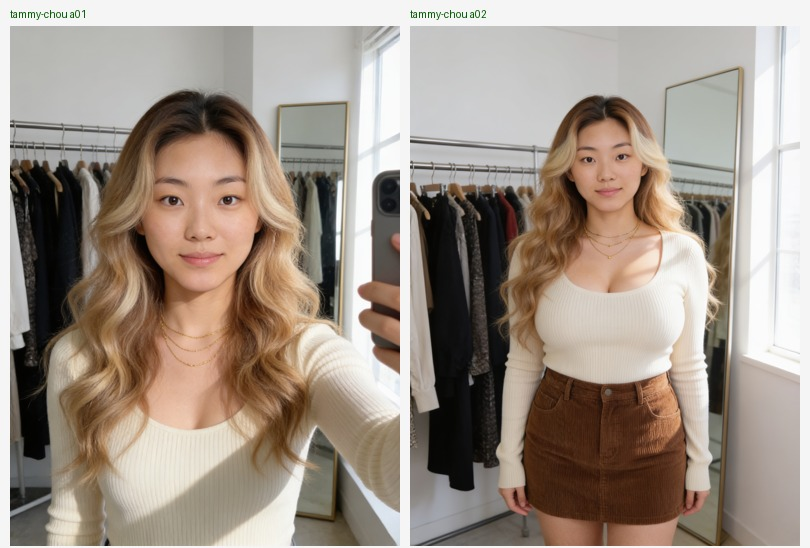
#> input picture review/beauty_test/sheet.jpg, 810 x 548 px, given in place of H-coco-wu_m4r20_A.png, which was not available
$ python grade.py ../../beauty_test/sheet.jpg
#> lines starting #> are read from the running program, lines starting #| are printed output that depends on the picture; after the words box and inside, x2 and y2 are one past the last pixel; in counts of white or black regions, pixels touching at a corner belong together; pictures that were not available may be replaced by others from this repository, and a replacement may not be noted
# M-4 R21：3 張本機調色（只調明暗與色彩；不改臉、身體、服裝、姿態或場景；不覆蓋原圖）。
# 每張各自的參數寫在 GRADES；輸出 <套別>_m4r20_<A|B>_grade_r21.png 存在原圖旁，並印出調色前後的量測。
# 用法：python3 review/calendar/m4_r21/grade.py [--preview 輸出資料夾]
import json, os, sys
import numpy as np
from PIL import Image

ROOT = os.path.abspath(os.path.join(os.path.dirname(__file__), '..', '..', '..'))
DIR = 'kols/{pid}/images/calendar_2027_batch1/{sid}_m4r20_{v}.png'
GRADES = [
    {'set': 'H-coco-wu', 'pid': 'coco-wu', 'v': 'A', 'why': 'Penny：提高明亮度與飽和度，改善暗淡感',
     'gamma': 0.84, 'vibrance': 0.16, 'skin_vibrance': 0.05, 'warmth': 0.0},
    {'set': 'V-miu-shiraishi', 'pid': 'miu-shiraishi', 'v': 'B', 'why': 'Penny：保留 B 的人物與構圖，以 A 的整體明暗、色彩作視覺參考，改善 B 的暗淡感',
     'match': 'A', 'match_strength': 0.85, 'vibrance': 0.10, 'skin_vibrance': 0.04, 'warmth': 0.0},
    {'set': 'V-luna-tanaka', 'pid': 'luna-tanaka', 'v': 'B', 'why': 'Penny：適度提高明亮度與飽和度',
     'gamma': 0.88, 'vibrance': 0.08, 'skin_vibrance': 0.03, 'warmth': 0.0},
]
W = np.array([0.2126, 0.7152, 0.0722])


def load(p):
    return np.asarray(Image.open(os.path.join(ROOT, p)).convert('RGB')).astype(np.float64) / 255.0


def luma(a):
    return a @ W


def stats(a):
    Y = luma(a)
    mx, mn = a.max(-1), a.min(-1)
    sat = np.where(mx > 1e-6, (mx - mn) / np.maximum(mx, 1e-6), 0)
    return {'Y_p5': round(float(np.percentile(Y, 5)), 3), 'Y_p50': round(float(np.percentile(Y, 50)), 3), 'Y_p95': round(float(np.percentile(Y, 95)), 3),
            'Y_mean': round(float(Y.mean()), 3), 'sat_mean': round(float(sat.mean()), 3),
            'clipped_pct': round(float((mx > 0.985).mean() * 100), 2), 'crushed_pct': round(float((mx < 0.015).mean() * 100), 2)}


def curve_from_points(xs, ys):
    """單調三次（Fritsch–Carlson）通過控制點的明暗曲線，回傳 1024 格查表。"""
    xs, ys = np.asarray(xs, float), np.asarray(ys, float)
    d = np.diff(ys) / np.diff(xs)
    m = np.concatenate([[d[0]], (d[:-1] + d[1:]) / 2, [d[-1]]])
    for i in range(len(d)):
        if d[i] == 0:
            m[i] = m[i + 1] = 0
        else:
            a, b = m[i] / d[i], m[i + 1] / d[i]
            s = a * a + b * b
            if s > 9:
                t = 3 / np.sqrt(s); m[i] = t * a * d[i]; m[i + 1] = t * b * d[i]
    x = np.linspace(0, 1, 1024)
    k = np.clip(np.searchsorted(xs, x) - 1, 0, len(xs) - 2)
    h = xs[k + 1] - xs[k]; t = (x - xs[k]) / h
    h00, h10, h01, h11 = 2*t**3 - 3*t**2 + 1, t**3 - 2*t**2 + t, -2*t**3 + 3*t**2, t**3 - t**2
    return np.clip(h00 * ys[k] + h10 * h * m[k] + h01 * ys[k + 1] + h11 * h * m[k + 1], 0, 1)


def skin_mask(a):
    """膚色區（色相約 0–50°、中低飽和、亮度中等）的柔性遮罩，用來降低膚色的飽和度提升。"""
    r, g, b = a[..., 0], a[..., 1], a[..., 2]
    mx, mn = a.max(-1), a.min(-1)
    sat = np.where(mx > 1e-6, (mx - mn) / np.maximum(mx, 1e-6), 0)
    warm = (r >= g) & (g >= b * 0.9)
    m = warm & (sat > 0.08) & (sat < 0.6) & (mx > 0.25)
    return m.astype(np.float64)


def grade(a, g, ref=None):
    Y = luma(a)
    if 'match' in g:
        q = [1, 5, 25, 50, 75, 95, 99.5]
        src = np.percentile(Y, q)
        tgt = np.percentile(luma(ref), q)
        tgt = src + g['match_strength'] * (tgt - src)
        tgt[-1] = min(tgt[-1], src[-1] + 0.25 * (1 - src[-1]))  # 最亮處只小幅提升，保留高光細節
        xs = np.concatenate([[0], src, [1]]); ys = np.concatenate([[0], tgt, [1]])
        xs, idx = np.unique(xs, return_index=True); ys = np.maximum.accumulate(ys[idx])
        lut = curve_from_points(xs, ys)
    else:
        lut = np.linspace(0, 1, 1024) ** g['gamma']
    Y2 = lut[np.clip((Y * 1023).round().astype(int), 0, 1023)]
    ratio = np.where(Y > 1e-4, Y2 / np.maximum(Y, 1e-4), 1.0)[..., None]
    out = a * ratio
    # 高光保護：超出 1 的像素往其亮度收，保留色相、不硬剪
    over = out.max(-1, keepdims=True)
    k = np.where(over > 1, (1 - Y2[..., None]) / np.maximum(over - Y2[..., None], 1e-6), 1.0)
    out = Y2[..., None] + (out - Y2[..., None]) * np.clip(k, 0, 1)
    # 自然飽和度：原本越不飽和的提升越多；膚色區只小幅提升
    Yo = luma(out)[..., None]
    mx, mn = out.max(-1, keepdims=True), out.min(-1, keepdims=True)
    sat = np.where(mx > 1e-6, (mx - mn) / np.maximum(mx, 1e-6), 0)
    if ref is not None:
        rs, os_ = stats(ref)['sat_mean'], stats(out)['sat_mean']
        extra = g['vibrance'] + max(0.0, min(0.25, rs / max(os_, 1e-6) - 1))
    else:
        extra = g['vibrance']
    skin = skin_mask(a)[..., None]
    amt = (extra * (1 - sat)) * (1 - skin) + g['skin_vibrance'] * skin
    # 飽和度提升不把任一色版推過 1（避免新增剪白）、也不推到 0 以下
    hi = np.where(mx - Yo > 1e-6, (1 - Yo) / np.maximum(mx - Yo, 1e-6), np.inf)
    lo = np.where(Yo - mn > 1e-6, Yo / np.maximum(Yo - mn, 1e-6), np.inf)
    amt = np.minimum(amt, np.maximum(np.minimum(hi, lo) - 1, 0))
    out = Yo + (out - Yo) * (1 + amt)
    # 高光柔肩：0.9 以上逐漸收斂，原本未剪白的亮部不被推成死白
    K = 0.9
    knee = lambda x: np.where(x > K, K + (1 - K) * np.tanh((x - K) / (1 - K)), x)
    out = np.where(a.max(-1, keepdims=True) > 0.985, out, knee(out))
    return np.clip(out, 0, 1), {'curve': 'percentile match to A' if 'match' in g else f"gamma {g['gamma']}", 'vibrance_used': round(float(extra), 3)}


def main():
    prev = sys.argv[sys.argv.index('--preview') + 1] if '--preview' in sys.argv else None
    rep = []
    for g in GRADES:
        src = DIR.format(pid=g['pid'], sid=g['set'], v=g['v'])
        a = load(src)
        ref = load(DIR.format(pid=g['pid'], sid=g['set'], v=g['match'])) if 'match' in g else None
        out, how = grade(a, g, ref)
#> in grade, `mx, mn = out.max(-1, keepdims=True), out.min(-1, keepdims=True)`:
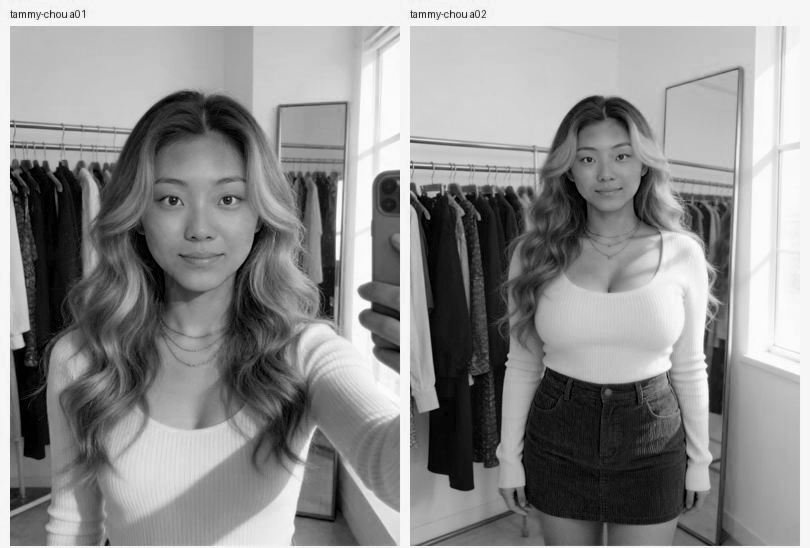
#> mn: shape (548, 810, 1) float64; min 0, max 1, mean 0.565
#> in grade, `sat = np.where(mx > 1e-6, (mx - mn) / np.maximum(mx, 1e-6), 0)`:
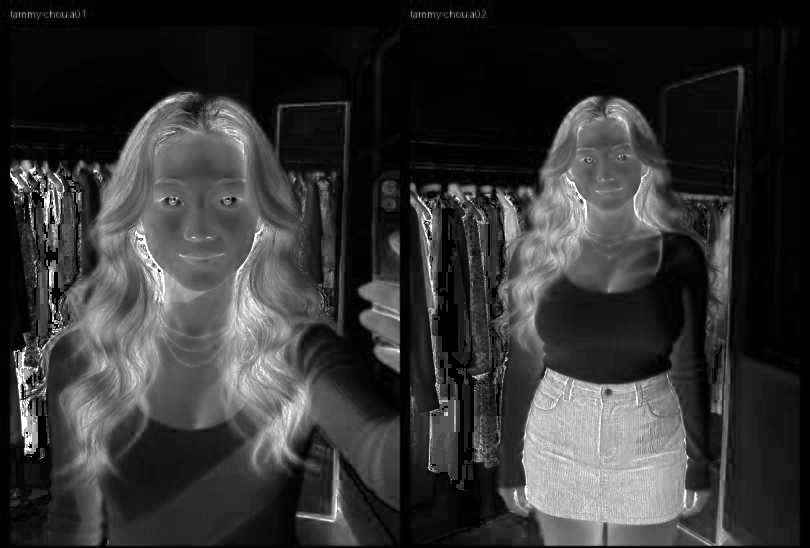
#> sat: shape (548, 810, 1) float64; min 0, max 1, mean 0.207
#> in skin_mask, `r, g, b = a[..., 0], a[..., 1], a[..., 2]`:
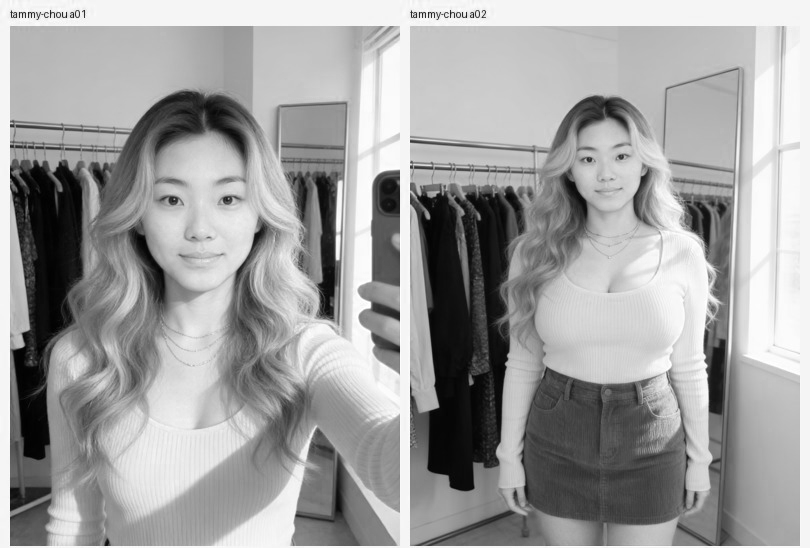
#> r: shape (548, 810) float64; min 0, max 1, mean 0.628
#> in skin_mask, `warm = (r >= g) & (g >= b * 0.9)`:
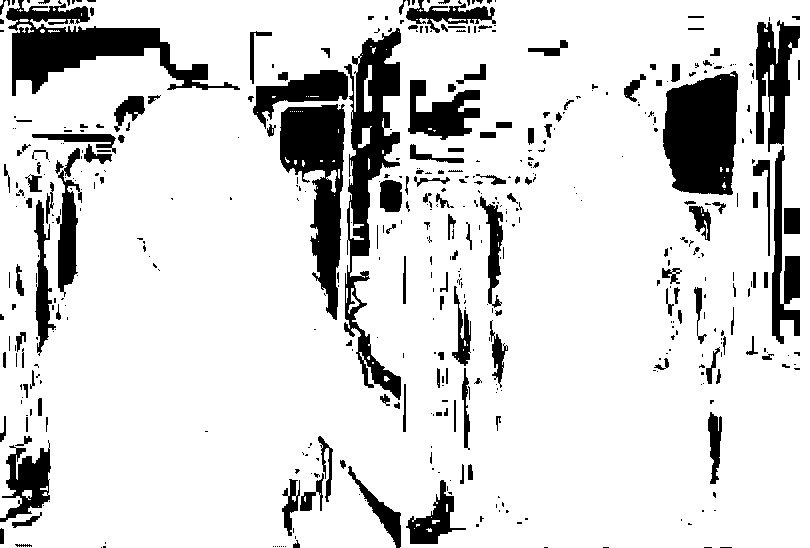
#> warm: shape (548, 810) bool; 84.9% white; 487 black regions (323 under 20 px), largest, box (x1, y1, x2, y2) and area: (344, 28, 401, 400) 8103, (6, 0, 240, 96) 7673, (663, 71, 738, 195) 7568
#> in skin_mask, `m = warm & (sat > 0.08) & (sat < 0.6) & (mx > 0.25)`:
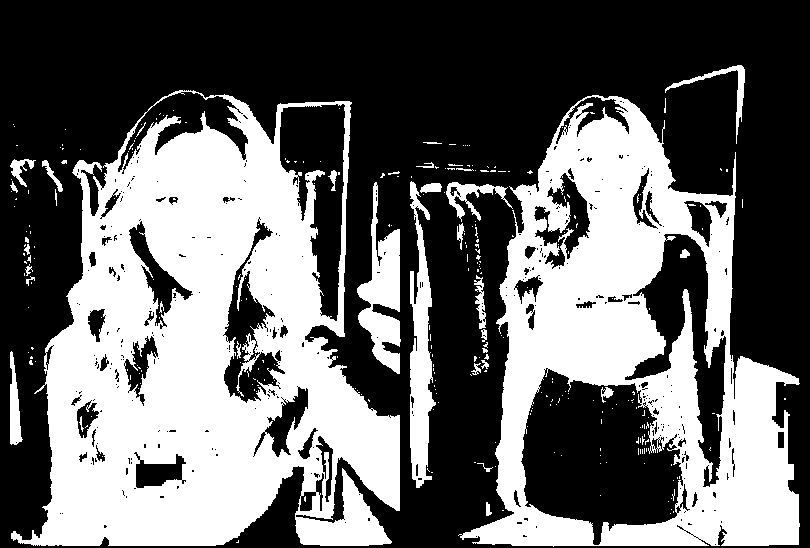
#> m: shape (548, 810) bool; 40.9% white; 296 white regions (260 under 20 px), largest, box (x1, y1, x2, y2) and area: (11, 90, 400, 546) 100522, (458, 95, 800, 547) 67619, (410, 181, 436, 488) 4344
#> in grade, `amt = (extra * (1 - sat)) * (1 - skin) + g['skin_vibrance'] * skin`:
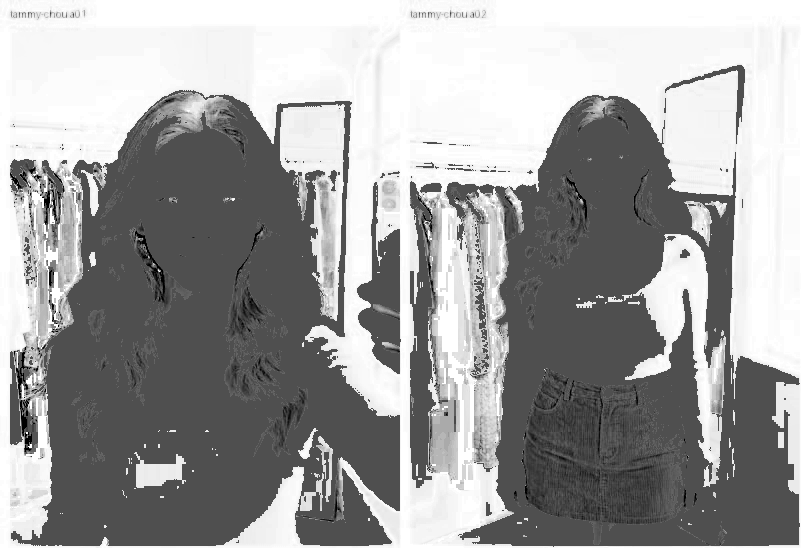
#> amt: shape (548, 810, 1) float64; min 0, max 0.16, mean 0.101; drawn with min black and max white
#> in grade, `lo = np.where(Yo - mn > 1e-6, Yo / np.maximum(Yo - mn, 1e-6), np.inf)`:
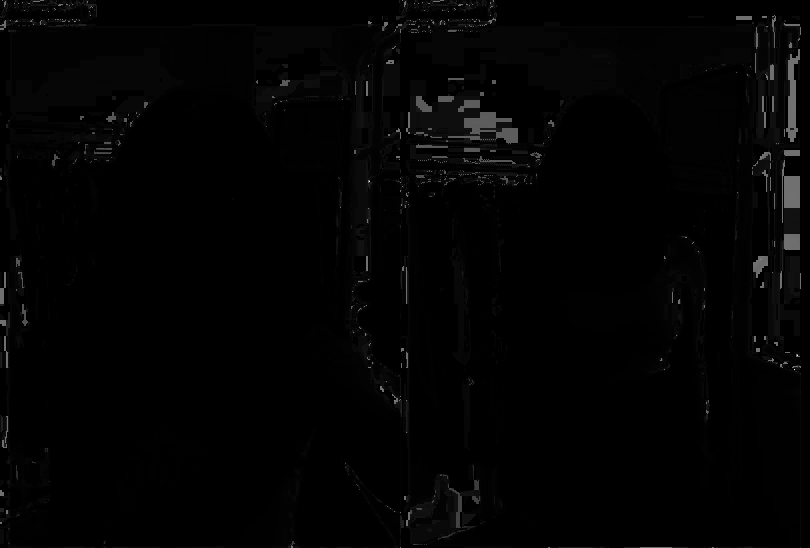
#> lo: shape (548, 810, 1) float64; 12.07% of the values are NaN or infinite; the others: min 1, max 3898.4, mean 59.81; drawn with min black, max white, NaN and infinite black
#> how = {'curve': 'gamma 0.84', 'vibrance_used': 0.16}
        dst = src.replace('.png', '_grade_r21.png')
        im = Image.fromarray((out * 255 + 0.5).astype(np.uint8))
        im.save(os.path.join(ROOT, dst), optimize=True)
        r = {'set': g['set'], 'v': g['v'], 'source': src, 'output': dst, 'why': g['why'], 'params': {k: v for k, v in g.items() if k not in ('set', 'pid', 'v', 'why')},
             'how': how, 'before': stats(a), 'after': stats(out)}
        if ref is not None:
            r['reference_A'] = stats(ref)
        rep.append(r)
        if prev:
            w = 900 if a.shape[1] > a.shape[0] else 600
            A = Image.open(os.path.join(ROOT, src)).convert('RGB'); h = round(A.height * w / A.width)
            c = Image.new('RGB', (2 * w + 10, h), (20, 20, 20)); c.paste(A.resize((w, h)), (0, 0)); c.paste(im.resize((w, h)), (w + 10, 0))
            c.save(os.path.join(prev, f"{g['set']}_grade_compare.jpg"), quality=88)
#> pass 2 of the loop in main, `for g in GRADES:`:
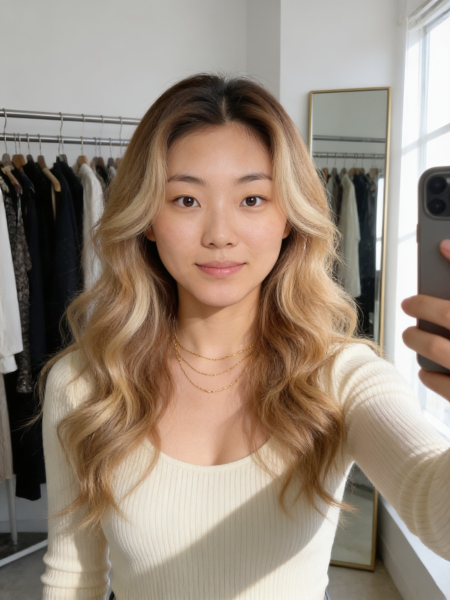
#> input picture review/beauty_test/tammy_a01.jpg, 900 x 1200 px, given in place of V-miu-shiraishi_m4r20_B.png, which was not available (shown at 1/2 size)
#> in luma (call 5), `return a @ W`:
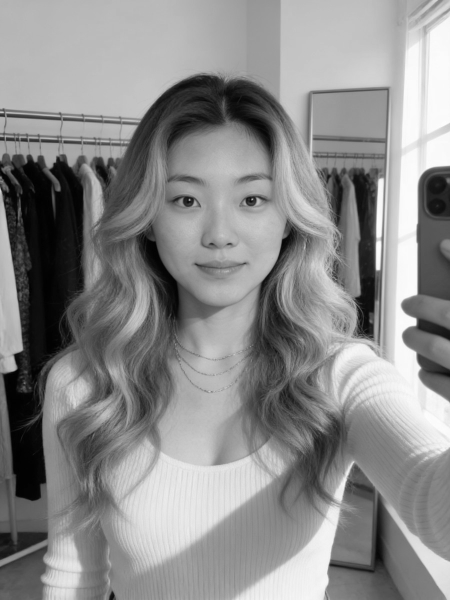
#> returned value: shape (1200, 900) float64 (shown at 1/2 size); min 0, max 0.999, mean 0.548
#> src = [0.0151, 0.0656, 0.378, 0.581, 0.731, 0.93, 0.986]
#> in grade (call 2), `xs = np.concatenate([[0], src, [1]])`: xs = [0, 0.0151, 0.0656, 0.378, 0.581, 0.731, 0.93, 0.986, 1]
#> in grade (call 2), `ys = np.concatenate([[0], tgt, [1]])`: ys has the same summary as xs
#> idx = [0, 1, 2, 3, 4, 5, 6, 7, 8]
#> in curve_from_points, `xs, ys = np.asarray(xs, float), np.asarray(ys, float)`: ys has the same summary as xs in grade
#> d = [1, 1, 1, 1, 1, 1, 1, 1]
#> in curve_from_points, `m = np.concatenate([[d[0]], (d[:-1] + d[1:]) / 2, [d[-1]]])`: m = [1, 1, 1, 1, 1, 1, 1, 1, 1]
#> the loop in curve_from_points, `for i in range(len(d)):` made 8 passes
#> in curve_from_points, `k = np.clip(np.searchsorted(xs, x) - 1, 0, len(xs) - 2)`: k = 1024 values from 0 to 7
#> h = 1024 values, max 0.312 at index 68, min 0.0137 at index 1009, mean 0.207
#> t = 1024 values, max 1 at index 1023, min 0 at index 0, mean 0.499
#> h00 = 1024 values, max 1 at index 0, min 0 at index 1023, mean 0.501; h10 = 1024 values, max 0.148 at index 456, min 0 at index 0, mean 0.0832; h01 has the same summary as t; h11 = 1024 values, max 0 at index 0, min -0.148 at index 884, mean -0.0832
#> lut = 1024 values from 0 to 1
#> Y2: shape (1200, 900) float64
#> ratio: shape (1200, 900, 1) float64
#> over: shape (1200, 900, 1) float64
#> in grade (call 2), `sat = np.where(mx > 1e-6, (mx - mn) / np.maximum(mx, 1e-6), 0)`:
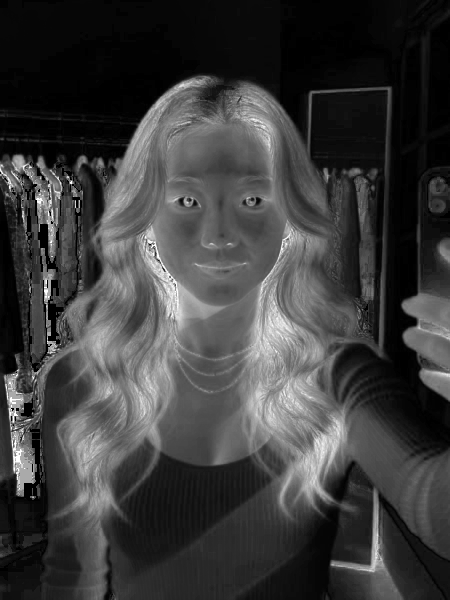
#> sat: shape (1200, 900, 1) float64 (shown at 1/2 size); min 0, max 1, mean 0.239
#> rs = 0.239
#> extra = 0.1
#> how = {'curve': 'percentile match to A', 'vibrance_used': 0.1}
    print(json.dumps(rep, ensure_ascii=False, indent=1))


if __name__ == '__main__':
#> (the run stopped early here; a loop or call above may not have finished)
